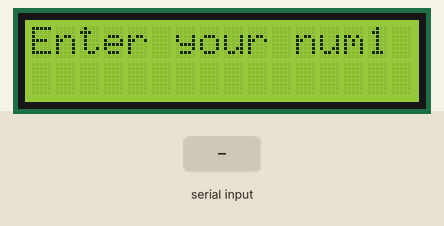
Bench run of a sketch on a simulated Arduino Uno, built with avr-gcc and run on an emulated ATmega328P. Shown: 16×2 character LCD. The test bench sets the inputs (shaded band).

Above: at 1.2 s.
1.3 s: "90/45\n" received over Serial
At 2.1 s:
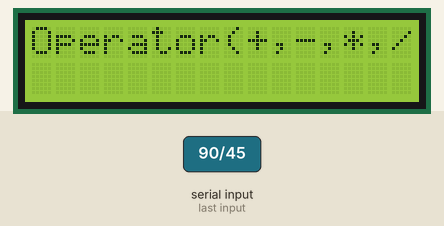
At 3.1 s:
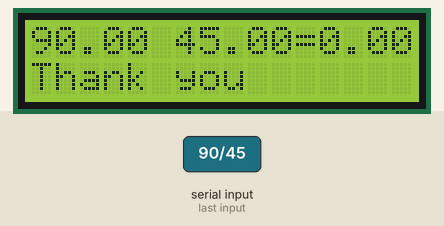
4.3 s: "1/90/45\n" received over Serial
At 6.1 s:
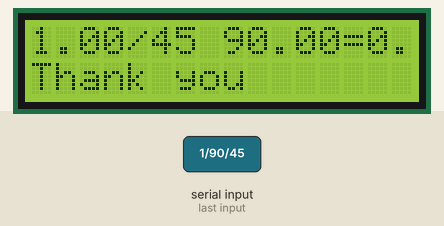
Timing chart, 0 to 7.6 s (numbered marks = the images above; inputs shaded):
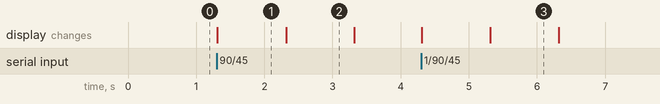

The sketch:

Making_Calculator_on_LCD.ino
```cpp
# include<LiquidCrystal.h>
int registerselect=7;
int enablepin=8;
int db4=13;
int db5=12;
int db6=11;
int db7=10;
float num1;
float num2;
float ans;
String operater;
LiquidCrystal lcd(registerselect,enablepin,db4,db5,db6,db7);
void setup()
{
  lcd.begin(16,2);
  Serial.begin(9600);

}

void loop()
{
  lcd.setCursor(0,0);
  lcd.print("Enter your num1");
  while(Serial.available()==0){

  }
  num1=Serial.parseFloat();
  lcd.clear();

  lcd.setCursor(0,0);
  lcd.print("Enter your num2");
  while(Serial.available()==0){

  }
  num2=Serial.parseFloat();
  lcd.clear();

  lcd.setCursor(0,0);
  lcd.print("Operator(+,-,*,/)");
  while(Serial.available()==0){
  }
  operater=Serial.readString();

  if(operater=="+"){
    ans=num1+num2;
  }
  if(operater=="-"){
    ans=num1-num2;
  }
  if(operater=="*"){
    ans=num1*num2;
  }
  if(operater=="/"){
    ans=num1/num2;
  }
  lcd.clear();
  lcd.setCursor(0,0);
  lcd.print(num1);
  lcd.print(operater);
  lcd.print(num2);
  lcd.print("=");
  lcd.print(ans);
  lcd.setCursor(0,1);
  lcd.print("Thank you");
  delay(1000);
  lcd.clear();


}
```

Measured:
- after the input at 1.3 s, the display: changes at once (image 1)
- after the input at 4.3 s, the display: first changes at once (image 3 shows a later state)
- what the display in image 1 shows lasts 1.0 s, from 1.3 s to 2.3 s
